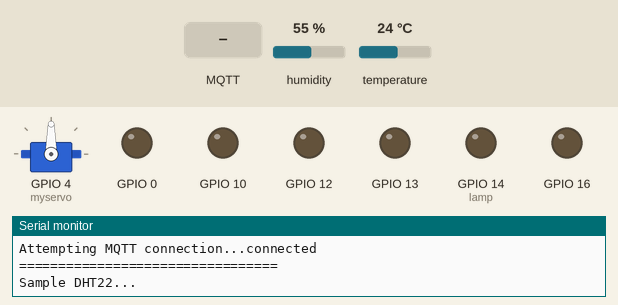
This sketch was run on a simulated ESP8266 (NodeMCU). Parts: servo, output pins drawn as LEDs (lit = HIGH), the last lines printed to the serial monitor. The inputs (shaded band) are chosen by the test bench; at power-on: humidity 55 %, temperature 24 °C. WiFi joins after 1.5 s; servers stay silent unless stated; random numbers use the default seed unless the sketch sets one; no MQTT or app messages arrive unless stated.

Above: at 2.7 s.
2.8 s: MQTT message "on" arrives on the first subscribed topic
At 6.1 s:
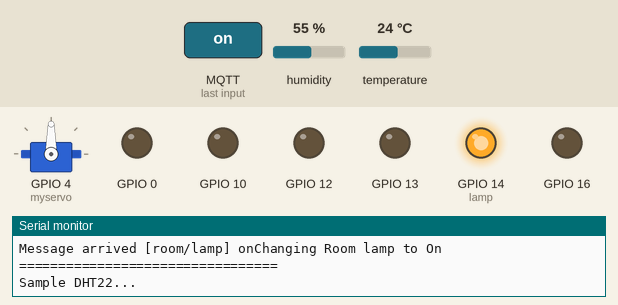
6.5 s: MQTT message "on" arrives on the second subscribed topic
At 9.2 s:
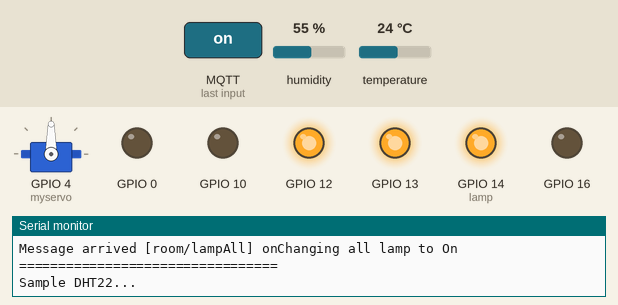
9.5 s: MQTT message "off" arrives on the first subscribed topic
At 11.6 s:
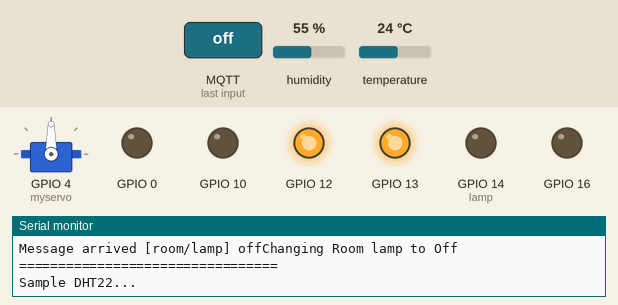
12.5 s: MQTT message "on" arrives on the third subscribed topic
At 14.9 s:
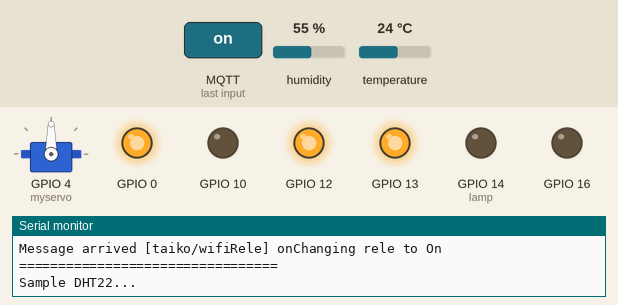
15.6 s: MQTT message "off" arrives on the second subscribed topic
At 18.3 s:
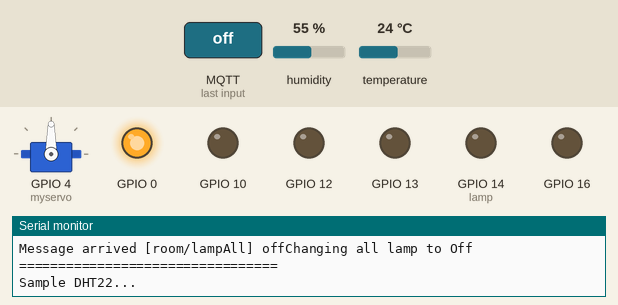
18.6 s: MQTT message "on" arrives on the first subscribed topic
At 20.4 s:
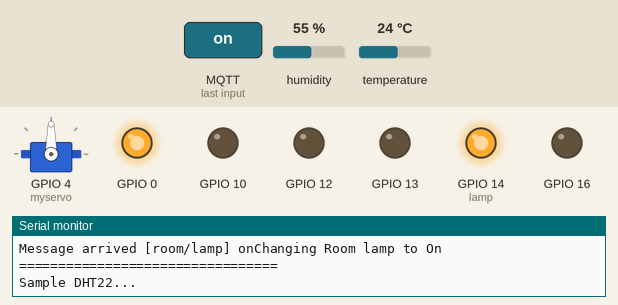
Timing chart, 0 to 21.9 s (numbered marks = the images above; inputs shaded):
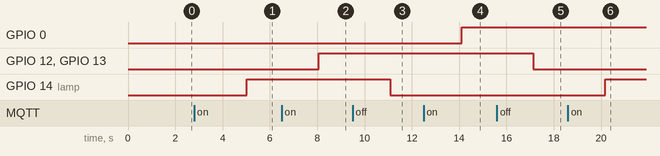

Measured:
- after the input at 2.8 s, GPIO 14 (lamp): LOW → HIGH after 2.2 s
- after the input at 6.5 s, GPIO 12, GPIO 13: LOW → HIGH after 1.6 s
- after the input at 9.5 s, GPIO 14 (lamp): HIGH → LOW after 1.6 s
- after the input at 12.5 s, GPIO 0: LOW → HIGH after 1.6 s
- after the input at 15.6 s, GPIO 12, GPIO 13: HIGH → LOW after 1.5 s
- after the input at 18.6 s, GPIO 14 (lamp): LOW → HIGH after 1.6 s

The sketch:

ProjetoAzureIotTaiko.ino
```cpp
/*
 Basic ESP8266 MQTT example

 This sketch demonstrates the capabilities of the pubsub library in combination
 with the ESP8266 board/library.

 It connects to an MQTT server then:
  - publishes "hello world" to the topic "outTopic" every two seconds
  - subscribes to the topic "inTopic", printing out any messages
    it receives. NB - it assumes the received payloads are strings not binary
  - If the first character of the topic "inTopic" is an 1, switch ON the ESP Led,
    else switch it off

 It will reconnect to the server if the connection is lost using a blocking
 reconnect function. See the 'mqtt_reconnect_nonblocking' example for how to
 achieve the same result without blocking the main loop.

 To install the ESP8266 board, (using Arduino 1.6.4+):
  - Add the following 3rd party board manager under "File -> Preferences -> Additional Boards Manager URLs":
       http://arduino.esp8266.com/stable/package_esp8266com_index.json
  - Open the "Tools -> Board -> Board Manager" and click install for the ESP8266"
  - Select your ESP8266 in "Tools -> Board"

*/

#include <ESP8266WiFi.h>
#include <PubSubClient.h>
#include "DHT.h" // DHT22 and other sensors in the DHT range
#include <Servo.h>
// Update these with values suitable for your network.
#define tempo 10
int frequencia = 0;

Servo myservo;
const char* ssid = "Thales300";
const char* password = "@326159487tt";
const char* mqtt_server = "broker.mqtt-dashboard.com";

WiFiClient espClient;
PubSubClient client(espClient);
long lastMsg = 0;
char msg[50];
int value = 0;
const int lamp = 14;

/************************* DHT22 Setup *************************************/
#define DHTPIN 5  // GPIO 15 (D1) ***** what digital pin we're connected to
// Uncomment whatever type you're using!
#define DHTTYPE DHT11   // DHT 11
//#define DHTTYPE DHT22   // DHT 22  (AM2302), AM2321
//#define DHTTYPE DHT21   // DHT 21 (AM2301)
DHT dht(DHTPIN, DHTTYPE);


void setup_wifi() {

  delay(10);
  // We start by connecting to a WiFi network
  Serial.println();
  Serial.print("Connecting to ");
  Serial.println(ssid);

  WiFi.begin(ssid, password);

  while (WiFi.status() != WL_CONNECTED) {
    delay(500);
    Serial.print(".");
  }

  randomSeed(micros());

  Serial.println("");
  Serial.println("WiFi connected");
  Serial.println("IP address: ");
  Serial.println(WiFi.localIP());
}

void callback(char* topic, byte* payload, unsigned int length) {

  Serial.print("Message arrived [");
  Serial.print(topic);
  Serial.print("] ");
  String teste;
  String messageTemp;
  int pos;

  teste = String(topic);
  for (int i = 0; i < length; i++) {
    Serial.print((char)payload[i]);
    messageTemp+= (char)payload[i];
  }


  if(teste == "room/lamp"){
      Serial.print("Changing Room lamp to ");
      if(messageTemp == "on"){
        digitalWrite(lamp, HIGH);
        Serial.print("On");
      }
      else if(messageTemp == "off"){
        digitalWrite(lamp, LOW);
        Serial.print("Off");
      }
  }
   if(teste == "room/lampAll"){
      Serial.print("Changing all lamp to ");
      if(messageTemp == "on"){
        digitalWrite(lamp, HIGH);
        digitalWrite(13, HIGH);
        digitalWrite(12, HIGH);
        Serial.print("On");
      }
      else if(messageTemp == "off"){
        digitalWrite(lamp, LOW);
        digitalWrite(13, LOW);
        digitalWrite(12, LOW);
        Serial.print("Off");
      }
  }

  if(teste == "taiko/wifiServo"){
     myservo.write(messageTemp.toInt());
    }

  if(teste == "taiko/wifiRele"){
      Serial.print("Changing rele to ");
      if(messageTemp == "on"){
        digitalWrite(0, HIGH);
        Serial.print("On");
      }
      else if(messageTemp == "off"){
        digitalWrite(0, LOW);

        Serial.print("Off");
      }
  }


  if(teste == "taiko/wifiBuzzer"){
      Serial.print("Changing all lamp to ");
      if(messageTemp == "on"){
        for (frequencia = 150; frequencia < 1800; frequencia += 1)
        {
          tone(10, frequencia, tempo);
          delay(1);
        }
        for (frequencia = 1800; frequencia > 150; frequencia -= 1)
        {
          tone(10, frequencia, tempo);
          delay(1);
        }
        Serial.print("On");
      }
      else if(messageTemp == "off"){
        digitalWrite(10, LOW);

        Serial.print("Off");
      }
  }

  Serial.println();

  }


void reconnect() {
  // Loop until we're reconnected
  while (!client.connected()) {
    Serial.print("Attempting MQTT connection...");
    // Create a random client ID
    String clientId = "ESP8266Client-";
    clientId += String(random(0xffff), HEX);
    // Attempt to connect
    if (client.connect(clientId.c_str())) {
      Serial.println("connected");
      // Once connected, publish an announcement...
  //    client.publish("outTopic", "hello world");
      // ... and resubscribe
      client.subscribe("room/lamp");
      client.subscribe("room/lampAll");
      client.subscribe("taiko/wifiRele");
      client.subscribe("taiko/wifiServo");
      client.subscribe("taiko/wifiBuzzer");

    } else {
      Serial.print("failed, rc=");
      Serial.print(client.state());
      Serial.println(" try again in 5 seconds");
      // Wait 5 seconds before retrying
      delay(5000);
    }
  }
}

void setup() {
  pinMode(lamp, OUTPUT);     // Initialize the BUILTIN_LED pin as an output
  pinMode(13, OUTPUT);
  pinMode(12, OUTPUT);
  pinMode(16, OUTPUT);
  pinMode(0, OUTPUT);
  pinMode(4, OUTPUT);
  pinMode(10,OUTPUT);
  /************************* SERVO ******************************************/
  myservo.attach(4);

  /************************* DHT22 Setup *************************************/
  Serial.println("DHTxx test!"); // Prints out to the serial monitor console
  dht.begin();// Starts the DHT sensor


  Serial.begin(115200);
  setup_wifi();
  client.setServer(mqtt_server, 1883);
  client.setCallback(callback);
}

void loop() {

  if (!client.connected()) {
    reconnect();
  }
  client.loop();

  long now = millis();
  if (now - lastMsg > 2000) {
    lastMsg = now;
    ++value;
    snprintf (msg, 75, "hello world #%ld", value);
   // Serial.print("Publish message: ");
  //  Serial.println(msg);
    client.publish("outTopic", msg);

/************************* DHT22 *************************************/
    // start working...
  Serial.println("=================================");
  Serial.println("Sample DHT22...");

  // Wait a few seconds between measurements.
  delay(2000);

  // Reading temperature or humidity takes about 250 milliseconds!
  // Sensor readings may also be up to 2 seconds
  float humidity =  dht.readHumidity();
  // Read temperature as Celsius (the default)
  float temperature = dht.readTemperature();
  // Read temperature as Fahrenheit (isFahrenheit = true)

  // Check if any reads failed and exit early (to try again).
  if (isnan(humidity) || isnan(temperature)) {
    Serial.println("Failed to read from DHT sensor!");
    return;
  }

  // Compute heat index in Celsius (isFahreheit = false)
  float hic = dht.computeHeatIndex(temperature, humidity, false);
  Serial.print("Humidity: ");
  Serial.print(humidity);
  Serial.print(" %\t");
  Serial.print("Temperature: ");
  Serial.print(temperature);
  Serial.print(" *C ");
  Serial.print(hic);
  Serial.print(" *C ");
  Serial.print("Sample OK: ");
  Serial.print((int)temperature); Serial.print(" *C, ");
  Serial.print((int)humidity); Serial.println(" %");
/************************* Publish String MQTT ************************/
  client.publish("taiko/wifiTemperatura", String(temperature).c_str());
  client.publish("taiko/wifiUmidade", String(humidity).c_str());

  // DHT22 sampling rate is 1HZ.
  delay(1000);

  }
}
```
